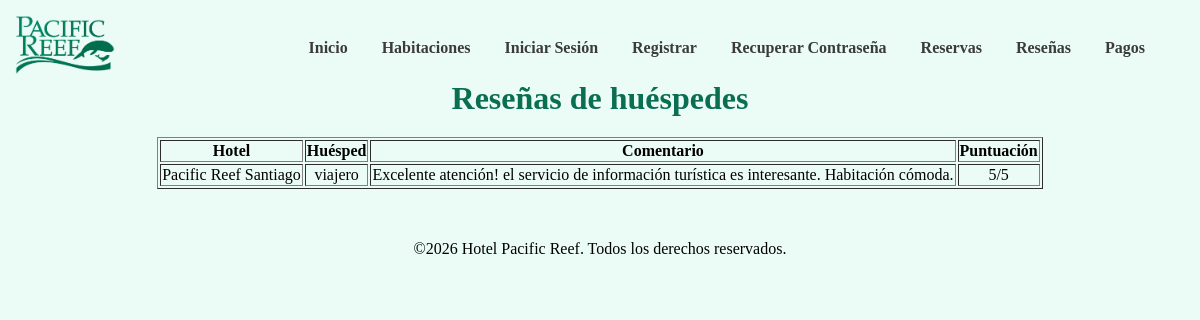
The app's page /resenas/ with its own data.
### hotelreef/models.py (models this page shows, shortened)
class Resena(models.Model):
    resena_id = models.AutoField(primary_key=True)
    usuario = models.ForeignKey(Usuario, on_delete=models.CASCADE, db_column='usuario_id')
    hotel = models.ForeignKey(Hotel, on_delete=models.CASCADE, db_column='hotel_id')
    comentario = models.TextField()
    puntuacion = models.IntegerField()
    class Meta:
        db_table = 'Resena'
        managed = False

class Hotel(models.Model):
    hotel_id = models.AutoField(primary_key=True)
    nombre = models.TextField()
    direccion = models.TextField()
    categoria = models.TextField(blank=True, null=True)
    class Meta:
        db_table = 'Hotel'
        managed = False

class Usuario(models.Model):
    usuario_id = models.AutoField(primary_key=True)
    nombre = models.TextField()
    apellido = models.TextField()
    correo_electronico = models.TextField(unique=True)
    telefono = models.TextField(blank=True, null=True)
    rol = models.TextField()
    contrasena = models.TextField(db_column='contraseña')
    class Meta:
        db_table = 'Usuario'
        managed = False

### hotelreef/views.py (the view)
# urls.py: path('resenas/', views.resenas, name='resenas'),
def resenas(request):
    lista = Resena.objects.select_related('usuario', 'hotel').all()
    return render(request, 'hotelreef/resenas.html', {'resenas': lista})

### hotelreef/templates/hotelreef/resenas.html (shortened to what this page needs)
{% extends 'hotelreef/base.html' %}
{% block content %}
    <h1>Reseñas de huéspedes</h1>
    <table border="1" style="margin: 20px auto;">
        <tr>
            <th>Hotel</th>
            <th>Huésped</th>
            <th>Comentario</th>
            <th>Puntuación</th>
        </tr>
        {% for r in resenas %}
        <tr>
            <td>{{ r.hotel.nombre }}</td>
            <td>{{ r.usuario.nombre }}</td>
            <td>{{ r.comentario }}</td>
            <td>{{ r.puntuacion }}/5</td>
        </tr>
        {% empty %}
        <tr>
            <td colspan="4">Aún no hay reseñas. ¡Sé el primero en comentar!</td>
        </tr>
        {% endfor %}
    </table>
{% endblock %}

### hotelreef/static/css/styles.css (style rules this page uses)
* { font-family: "Georgia", serif; }
html, body { background-color: #EBFCF6; color: rgb(0, 0, 0); margin: 0; padding: 0; text-align: center; min-height: 100vh; height: 100%; }
body { padding: 80px 5% 40px; }
h1 { font-size: 2em; margin: 0; color: #0A6E51; }

### records on screen
Resena: hotel.nombre "Pacific Reef Santiago", usuario.nombre "viajero", comentario "Excelente atención! el servicio de información turística es interesante. Habitación cómoda.", puntuacion "5"
